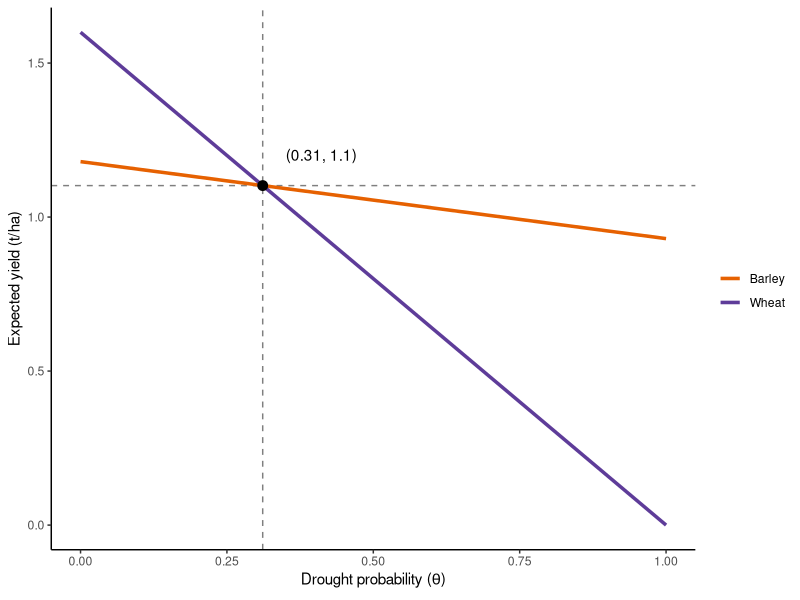

Generate this figure with R: (Note: this script raises an error after producing the figure.)
## ---- chunk 1
knitr::opts_chunk$set(echo = FALSE, cache = TRUE)
library(raster)
library(ncdf4)
library(tidyverse)
library(patchwork)
## ---- chunk 2
wheat_dry <- 0
wheat_normal <- 1.6

barley_dry <- 0.93
barley_normal <- 1.18
## ---- chunk 3
expected_yield_wheat <- function(risk) {
  risk * wheat_dry + (1 - risk) * wheat_normal
}

expected_yield_barley <- function(risk) {
  risk * barley_dry + (1 - risk) * barley_normal
}

expected_yield <- function(risk) {
  expected_yield_wheat(risk) + expected_yield_barley(risk)
}

indiff <- tibble(risk = (barley_normal - wheat_normal) / (wheat_dry - wheat_normal - barley_dry + barley_normal),
                 yield = risk * wheat_dry + (1 - risk) * wheat_normal)
indiff_label <- paste0('(', round(indiff$risk, 2), ', ', round(indiff$yield, 2), ')')

tibble(risk = seq(0, 1, .1),
      Barley = expected_yield_barley(risk),
      Wheat = expected_yield_wheat(risk)) %>%
  gather(type, yield, Barley:Wheat) %>%
  ggplot(aes(risk, yield)) +
  geom_hline(yintercept = indiff$yield, linetype = 2, alpha = .5)+
  geom_vline(xintercept = indiff$risk, linetype = 2, alpha = .5) +
  geom_line(aes(color = type), size = 1.2) +
  geom_point(data = indiff, color = 'black', size = 3) +
  geom_text(data = indiff, label = indiff_label, nudge_x = 0.1, nudge_y = 0.1) +
  theme_classic() +
  #scale_color_manual(name = 'Crop', values = c('darkgoldenrod', 'lightgoldenrod')) +
  scale_color_manual(values = c('#e66101', '#5e3c99'), name = '') +
  labs(x = expression('Drought probability (' * theta * ')'), y = 'Expected yield (t/ha)')
## ---- chunk 4
konya <- matrix(c(32.5, 37.9), nrow = 1) # point at which to sample TraCE
## ---- chunk 5
# convective precipitation
precc <- map(
  list.files('../Data/PRECC', full.names = TRUE)[-12],
  ~ brick(.) %>%
    raster::extract(konya, df = TRUE) %>%
    select(-ID) %>%
    gather(time, precc)
) %>%
  bind_rows()

# large-scale precipitation
precl <- map(
  list.files('../Data/PRECL', full.names = TRUE)[-12],
  ~ brick(.) %>%
    raster::extract(konya, df = TRUE) %>%
    select(-ID) %>%
    gather(time, precl)
) %>%
  bind_rows()
## ---- chunk 6
sim_past <- left_join(precc, precl, by = 'time') %>%
  mutate(
    rainfall = (precc + precl) * 2.628e+9, # unit conversion
    year = rep(-10200:-5001, each = 12),
    # hardcode dates instead of using ncdf time because of date shift with averaging period
    month = rep(1:12, times = 5200)
  ) %>%
  select(-time,-precl,-precc) %>%
  mutate(water_year = if_else(month %in% 10:12, year + 1L, year)) %>%
  filter(!(month %in% c(6:9))) %>%
  group_by(water_year) %>%
  add_tally() %>%
  filter(n == 8) %>%
  summarise(precip = sum(rainfall)) %>%
  mutate(drought = precip < 300) %>%
  filter(between(water_year, -9500, -5500)) %>%
  mutate(time_step = ceiling(water_year / 50),
         year = time_step * 50) %>%
  group_by(year) %>%
  summarise(risk = sum(drought) / 50) %>%
  filter(year != min(year)) 
## ---- chunk 7
sim_past %>%
  ggplot(aes(year, risk, fill = risk, color = risk)) +
  geom_hline(yintercept = indiff$risk, color = 'black', linetype = 2, size = 1) +
  geom_col(width = 38)  +
  scale_fill_distiller(palette = 'PuOr') +
  scale_color_distiller(palette = 'PuOr')+
  theme_minimal() +
  labs(x = 'Years BP', y = 'Drought risk') + theme(legend.position = "none")
## ---- chunk 8
prior <- function(m, n) {
  domain <- seq(0,1,0.005)
  val <- dbeta(domain, n * m, n * (1 - m))
  tibble('x' = domain, 'y' = val)
}

tibble(Age = seq(5, 50, 5),
       risk = 0.5) %>%
  mutate(belief = map2(risk, Age, ~prior(.x, .y))) %>%
  unnest(cols = c(belief)) %>%
  ggplot(aes(x, y)) +
  geom_line(aes(group = Age, color = Age), size = 1.2, alpha = .8) +
  scale_color_distiller(palette = 'PuOr', guide = 'legend') +
  labs(x = expression('Drought probability (' * theta * ')'), y = 'Density') +
  theme_classic()
## ---- chunk 9
prior2 <- function(a, b) {
  domain <- seq(0,1,0.005)
  val <- dbeta(domain, a, b)
  tibble('x' = domain, 'y' = val)
}

tibble(alpha = c(15 * 0.2, 50 * 0.2, 15 * 0.2 + 25 * 0.4, 50 * 0.2 + 25 * 0.4),
       beta = c(15 * 0.8, 50 * 0.8, 15 * 0.8 + 25 * 0.6, 50 * 0.8 + 25 * 0.6),
       time = factor(c('prior', 'prior', 'posterior', 'posterior'), levels = c('prior', 'posterior')),
       age = factor(c('15-year-old agent', '50-year-old agent', '15-year-old agent', '50-year-old agent'), levels = c('15-year-old agent', '50-year-old agent'))) %>%
  mutate(belief = map2(alpha, beta, ~prior2(.x, .y))) %>%
  unnest(cols = c(belief)) %>%
  ggplot(aes(x, y)) +
  geom_line(aes(group = time, color = time), size = 1.2, alpha = .8) +
scale_color_manual(values = c('#5e3c99', '#e66101'), name = '') +
    facet_wrap(~age, strip.position = 'bottom') +
    theme_classic() +
  theme(strip.background = element_blank(),
        legend.position = c(.43, .5),
        strip.placement = "outside") +
  labs(x = expression('Drought probability (' * theta * ')'), y = 'Density')
## ---- chunk 10
agents <- tibble(id = 1:150, 
                 alpha = 1.5,
                 beta = 1.5,
                 risk = alpha / (alpha + beta),
                 #age = sample.int(80, size = 150, replace = TRUE),
                 crop = 'barley')

learn <- function(agents, drought) {
  if (drought == 'TRUE') wheat_yield <- wheat_dry; barley_yield <- barley_dry
  if (drought == 'FALSE') wheat_yield <- wheat_normal; barley_yield <- barley_normal

  agents %>%
    # farmer's turn to decide what to plant
      mutate(yield_exp = expected_yield(risk),
         barley_exp = expected_yield_barley(risk),
         wheat_exp = expected_yield_wheat(risk),
         expected_yield = barley_exp + wheat_exp,
         crop = case_when(barley_exp > wheat_exp ~ 'barley',
                              barley_exp < wheat_exp ~ 'wheat',
                              barley_exp == wheat_exp ~ 'either'),
         prediction = map2(alpha, beta, ~rbeta(100, .x, .y)), # sample 100 as if agent is thinking in percentages
         wheat_prop = map_dbl(prediction, ~sum(. < indiff$risk)) / 100) %>%
      select(-prediction) %>%
  # nature's turn to decide realized yields
    mutate(payoff = wheat_yield * wheat_prop + barley_yield * (1 - wheat_prop),
           alpha = drought + alpha,
           beta = beta + 1 - drought,
          # mu = alpha / (alpha + beta),
           risk = map2_dbl(alpha, beta, ~rbeta(1, .x, .y)))
}

make_droughts <- function() c(runif(25) < 0.2, runif(25) < 0.4, runif(25) < 0.2)

set.seed(11111)
droughts <- make_droughts()

run_sim <- function(droughts) {
  accumulate(droughts, ~learn(.x, .y), .init = agents) %>% 
    bind_rows(.id = 'time') %>%
    mutate(time = as.numeric(time)) %>%
    filter(time > 1)
}

sim1 <- run_sim(droughts)
## ---- chunk 11
a <- ggplot(sim1) +
  geom_rect(aes(xmin = 25, xmax = 50, ymin = -Inf, ymax = Inf), fill = 'lightgray', alpha = .1) +
  geom_point(aes(time, risk), alpha = .1) +
  geom_hline(yintercept = indiff$risk, color = 'red', linetype = 2) +
  theme_classic() +
  labs(x = 'years', y = 'Perceived drought risk')

b <- sim1 %>%
  group_by(time, crop) %>%
  tally() %>%
ggplot(aes(time, n, fill = crop, color = crop)) +
  geom_bar(width = 1, stat = 'identity', position = 'fill') +
  #scale_fill_manual(values = c('darkgoldenrod', 'lightgoldenrod')) +
  #  scale_fill_manual(values = c('#e66101', '#5e3c99'), name = '') +
    scale_fill_manual(values = c('#f1a340', '#998ec3'), name = '') + 
    scale_color_manual(values = c('#f1a340', '#998ec3'), name = '') + 
    labs(x = 'Years', y = 'Wheat proportion') +
  theme_classic()

a / b
